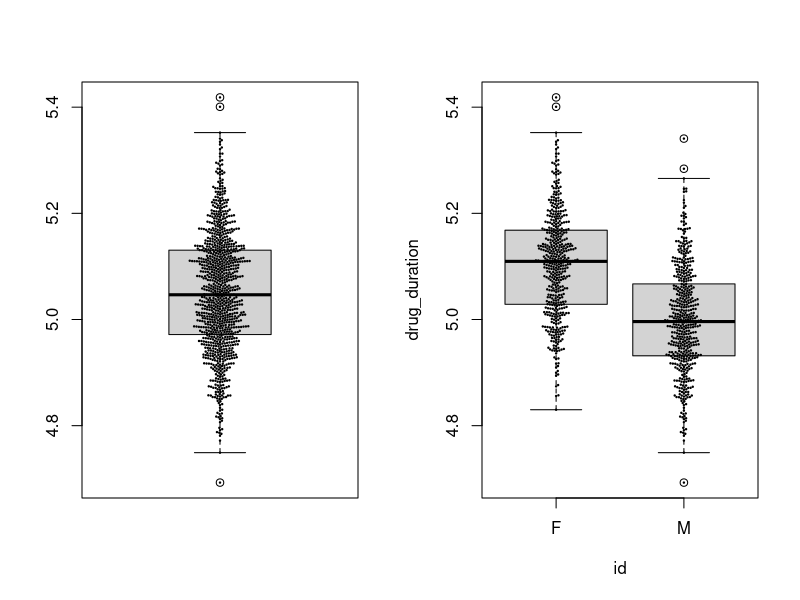
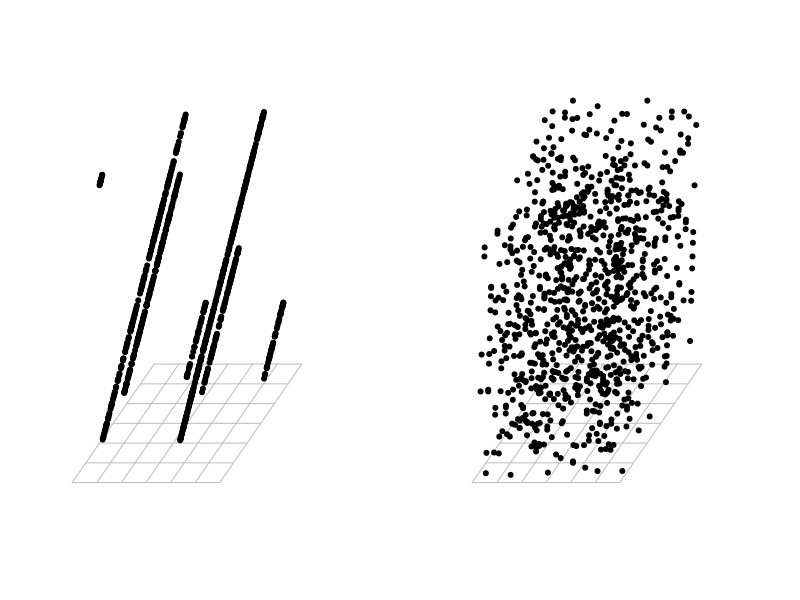

Write the R code that produced these figures, in order. (Note: this script raises an error after producing the figures.)
## ---- chunk 1
    messy_data1_df<-data.frame(treatmenta=c("NA",16,3),treatmentb=c(2,11,1),row.names=c("John Smith","Jane Doe","Mary Johnson"),stringsAsFactors=F)
    knitr::kable(messy_data1_df,format = "markdown", caption="Messy Data")
## ---- chunk 2
    library(beeswarm)
    sex <- (runif(1000)>0.5)*1
    drug_duration <- sex*0.1 + rnorm(1000, 0, 0.1) + 5
    drug_info <- data.frame(cbind(drug_duration,sex))
    drug_info$id <- ifelse(drug_info$sex==0,"M","F")
    par(mfcol=c(1,2))
    boxplot(drug_info$drug_duration)
    beeswarm(drug_duration,add=T, pch=20, cex=0.3)
    boxplot(drug_duration~id,drug_info)
    beeswarm(drug_duration~id,drug_info, add=T, pch=20, cex=0.3)
## ---- chunk 3
    library(scatterplot3d)
    new_lcng_number<-function(last,current_mult,
                              current_increment,current_modulus){
        temp<-(current_mult*last+current_increment) %% current_modulus
        return(temp)
    }

    par(mfcol=c(1,2),mai=c(0.1,0.1,0.1,0.1))
    a<-1.9;c<-1;m<-3;x2_0<-5  ## with a pattern in 3D
    t_obsevs=3*1000+2
    lcng2a<-data.frame(matrix(x2_0,nrow=t_obsevs,ncol=2))
    for(i in 3:t_obsevs){
        lcng2a[i,1]<-new_lcng_number(lcng2a[i-1,1],a,c,m)
        lcng2a[i,2]<-i%%3
    }
    lcng2a<-lcng2a[-c(1:2),]
    scatterplot3d(x=lcng2a[lcng2a$X2==0,1],y=lcng2a[lcng2a$X2==1,1],z=lcng2a[lcng2a$X2==2,1],pch=20,axis = F)
    a<-11.9;c<-1;m<-3;x2_0<-5 ## no OBVIOUS pattern in 3D
    t_obsevs=3*1000+2
    lcng2a<-data.frame(matrix(x2_0,nrow=t_obsevs,ncol=2))
    for(i in 3:t_obsevs){
        lcng2a[i,1]<-new_lcng_number(lcng2a[i-1,1],a,c,m)
        lcng2a[i,2]<-i%%3
    }
    lcng2a<-lcng2a[-c(1:2),]
    scatterplot3d(x=lcng2a[lcng2a$X2==0,1],y=lcng2a[lcng2a$X2==1,1],z=lcng2a[lcng2a$X2==2,1],pch=20, axis=F)
    

## ---- chunk 4
    knitr::include_graphics("./figure/base_multipanel.png")

## ---- chunk 5
# Data
set.seed(6)
x <- rexp(50)

layout(matrix(c(2, 0, 1, 3), nrow = 2, ncol = 2, byrow = TRUE),
       widths = c(3, 1),
       heights  = c(1, 3), respect = TRUE)

# Top and right margin of the main plot
par(mar = c(5.1, 4.1, 0, 0))
plot(x, cex=2, pch=20)

# Left margin of the histogram
par(mar = c(0, 4.1, 0, 0))
hist(x, main = "", bty = "n", axes = FALSE, ylab = "")

# Bottom margin of the boxplot
par(mar = c(5.1, 0, 0, 0))

# Boxplot without plot region box
par(bty = "n")

# Boxplot without axes
boxplot(x, axes = FALSE)
